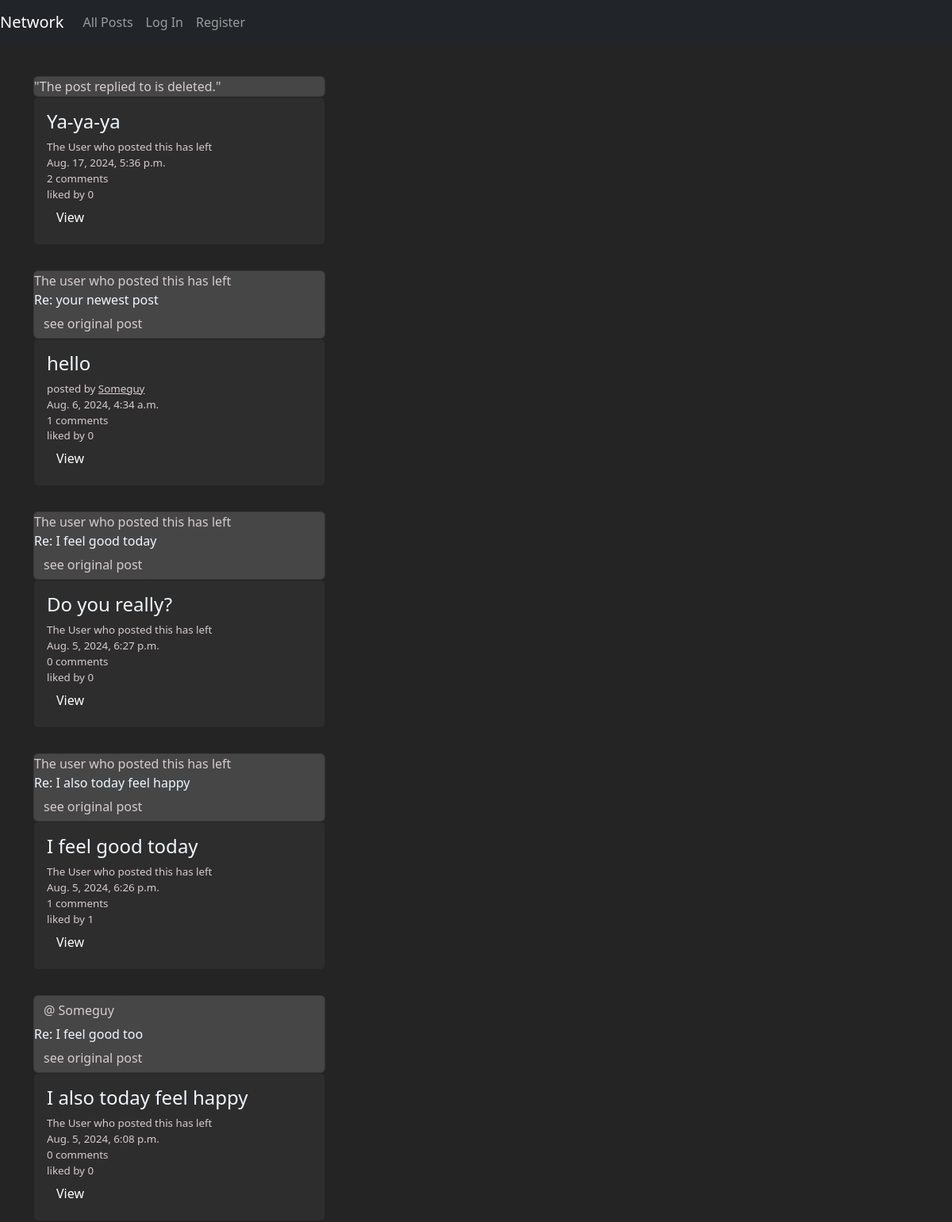
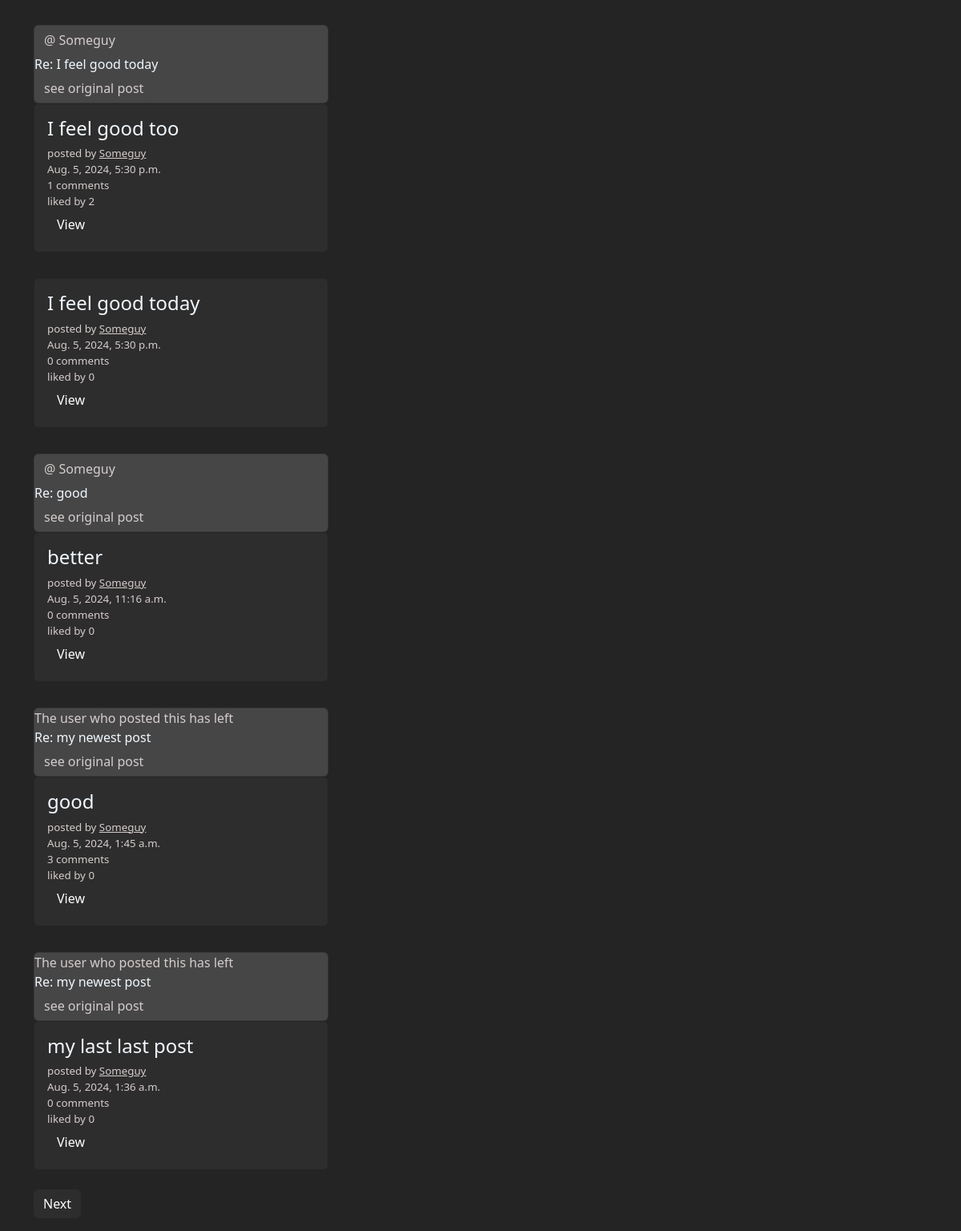
The page / on the database its author committed (2 pictures, top to bottom).
### network/models.py (models this page shows)
class Post(models.Model):
    poster = models.ForeignKey(User, null=True, on_delete=models.SET_NULL, related_name="poster")
    time = models.DateTimeField(auto_now_add=True)
    content = models.CharField(max_length=1000, default="")
    likes = models.IntegerField(default=0, validators=[MinValueValidator(0)])
    reply_to = models.ForeignKey("self", null=True, blank=True, on_delete=models.SET_NULL, related_name="reply")
    is_reply = models.BooleanField(default=False)
    class Meta:
        constraints = [
            UniqueConstraint(fields=["poster", "time", "content"], name="unique_post")
        ]

class Profile(models.Model):
    owner = models.OneToOneField(User, on_delete=models.CASCADE, primary_key=True)
    alias = models.CharField(max_length=20)
    date_of_birth = models.DateField()
    self_intro = models.CharField(max_length=1000, null=True, blank=True)

### network/views.py (the view, shortened to what this page needs)
# urls.py: path("", views.index, name="index"),
def index(request):
    if request.method == "GET":
        try:
            posts = Post.objects.all().order_by("-time")
        except EmptyResultSet:
            posts = None
        for post in posts:
            archived = Archived.objects.filter(post=post, archiver=request.user.id).first()
            try:
                archived_locations = archived.archive.filter(owner=request.user.id)
            except AttributeError:
                archived_locations = []
            comments_count = Comment.objects.filter(post=post.id).count()
            post.comments_count = comments_count
            post.archived_locations = archived_locations
        liked_posts = []
        likes = Likeship.objects.filter(liker=request.user.id)
        for like in likes:
            print(like.post)
            liked_posts.append(like.post)
        print(liked_posts)
        archives = Archive.objects.filter(owner=request.user.id).order_by("-id")
        posts_per_page = paginate(posts, request, module="post")
        return render(request, "network/index.html", {
            "form": PostForm,
            "posts": posts,
            "posts_per_page": posts_per_page,
            "liked_posts": liked_posts,
            "archives": archives
        })

### network/templates/network/index.html (shortened to what this page needs)
{% extends "network/layout.html" %}
{% block body %}
    {% include "network/postsview.html" %}
{% endblock %}

### network/templates/network/postsview.html (shortened to what this page needs)
{% for post in posts_per_page %}
<div id="post_view_{{ post.id }}" class="my-2">
    {% if post.is_reply %}
    <div class="card" style="max-width: 23rem; background-color: rgb(70, 70, 70);">
        {% if post.reply_to %}
        {% if post.reply_to.poster %}
        {% if post.reply_to.poster.profile.alias %}
        <div><a class="btn btn-dark" style="color: rgb(214, 205, 205); background-color: rgb(70, 70, 70); border-style: hidden;" href="{% url 'profile' user_id=post.reply_to.poster.id %}">@ {{ post.reply_to.poster.profile.alias }}</a></div>
        {% else %}
        <div><a class="btn btn-dark" style="color: rgb(214, 205, 205); background-color: rgb(70, 70, 70); border-style: hidden;" href="{% url 'profile' user_id=post.reply_to.poster.id %}">@ {{ post.reply_to.poster }}</a></div>
        {% endif %}
        {% else %}
        <div style="color: rgb(214, 205, 205)">The user who posted this has left</div>
        {% endif %}
        <div style="color: aliceblue;">Re: {{ post.reply_to.content }}</div>
        <div><a class="btn btn-dark" style="color: rgb(214, 205, 205); background-color: rgb(70, 70, 70); border-style: hidden;" href="{% url 'comment' post_id=post.reply_to.id %}">see original post</a></div>
        {% else %}
        <div style="color: rgb(214, 205, 205);">"The post replied to is deleted."</div>
        {% endif %}
    </div>
    {% endif %}
    <div class="card form-group" style="max-width: 23rem; background-color: rgb(46, 45, 45);">
        <div class="card-body" style="color: rgb(214, 205, 205);">
            <h4 class="card-title" id="content_{{ post.id }}" style="color: aliceblue;">{{ post.content }}</h4>
            {% if post.poster %}
            {% if post.poster.profile.alias %}
            <div style="font-size: smaller;">posted by <a class="card-link" href="{% url 'profile' user_id=post.poster.id %}" style="color: rgb(214, 205, 205);">{{ post.poster.profile.alias }}</a></div>
            {% else %}
            <div style="font-size: smaller;">posted by <a class="card-link" href="{% url 'profile' user_id=post.poster.id %}" style="color: rgb(214, 205, 205);">{{ post.poster }}</a></div>
            {% endif %}
            {% else %}
            <div style="font-size: smaller; color: rgb(214, 205, 205)">The User who posted this has left</div>
            {% endif %}
            <div style="font-size: smaller;">{{ post.time }}</div>
            <div style="font-size: smaller;">{{ post.comments_count }} comments</div>
            <div style="font-size: smaller;" id="likes_{{ post.id }}">liked by {{ post.likes }}</div>
            <div class="row">
                <form action="{% url 'comment' post_id=post.id %}">
                    <button class="btn btn-dark" style="background-color: rgb(46, 45, 45); border-style: hidden;" type="submit">View</button>
                </form>
            </div>
        </div>
    </div>
</div>
{% endfor %}
<nav aria-label="Page navigation example">
    <ul class="pagination">
    {% if posts_per_page.has_next %}
    <li class="page-item"><a class="page-link" href="?page={{ posts_per_page.next_page_number }}" style="background-color: rgb(46, 45, 45); border-style: hidden; color: white;">Next</a></li>
    {% endif %}
    </ul>
</nav>

### rows shown on the page
Post: is_reply "\"The post replied to is deleted.\"", content "Ya-ya-ya", shows "The User who posted this has left", time "Aug. 17, 2024, 5:36 p.m.", comments_count "2", likes "0"
Post: shows "The user who posted this has left", reply_to.content "your newest post", content "hello", poster.profile.alias "Someguy", time "Aug. 6, 2024, 4:34 a.m.", comments_count "1", likes "0"
Post: shows "The user who posted this has left", reply_to.content "I feel good today", content "Do you really?", shows "The User who posted this has left", time "Aug. 5, 2024, 6:27 p.m.", comments_count "0", likes "0"
Post: shows "The user who posted this has left", reply_to.content "I also today feel happy", content "I feel good today", shows "The User who posted this has left", time "Aug. 5, 2024, 6:26 p.m.", comments_count "1", likes "1"
Post: reply_to.poster.profile.alias "Someguy", reply_to.content "I feel good too", content "I also today feel happy", shows "The User who posted this has left", time "Aug. 5, 2024, 6:08 p.m.", comments_count "0", likes "0"
Post: reply_to.poster.profile.alias "Someguy", reply_to.content "I feel good today", content "I feel good too", poster.profile.alias "Someguy", time "Aug. 5, 2024, 5:30 p.m.", comments_count "1", likes "2"
Post: content "I feel good today", poster.profile.alias "Someguy", time "Aug. 5, 2024, 5:30 p.m.", comments_count "0", likes "0"
Post: reply_to.poster.profile.alias "Someguy", reply_to.content "good", content "better", poster.profile.alias "Someguy", time "Aug. 5, 2024, 11:16 a.m.", comments_count "0", likes "0"
Post: shows "The user who posted this has left", reply_to.content "my newest post", content "good", poster.profile.alias "Someguy", time "Aug. 5, 2024, 1:45 a.m.", comments_count "3", likes "0"
Post: shows "The user who posted this has left", reply_to.content "my newest post", content "my last last post", poster.profile.alias "Someguy", time "Aug. 5, 2024, 1:36 a.m.", comments_count "0", likes "0"
